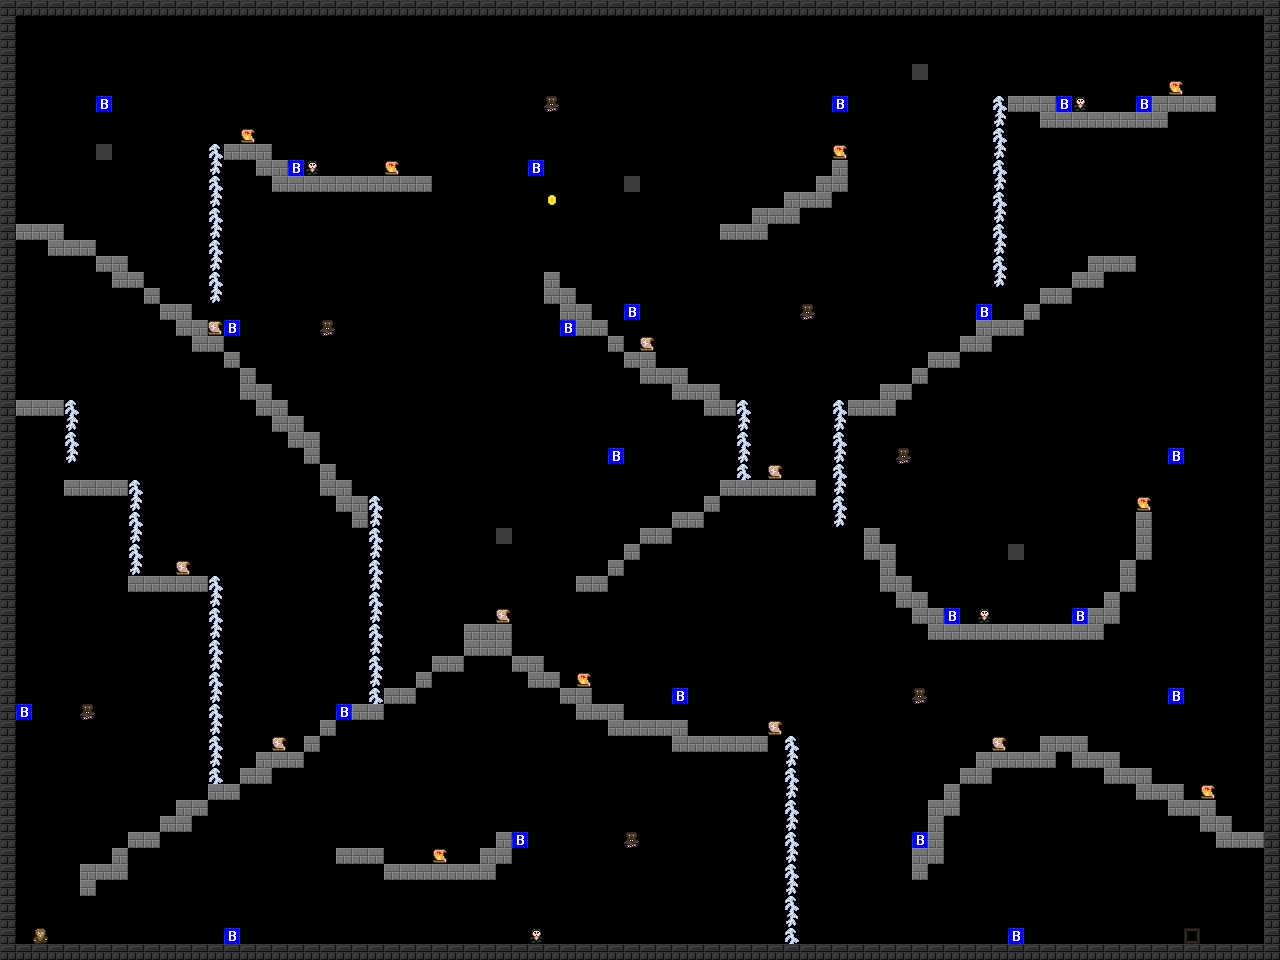

Rendered tile map (Tiled .tmx) drawn with the repository's tilesets; below, a short description and the map source with its tile grids summarised:
An orthogonal 80x60 tile map with 16x16 px tiles, 7 tile layers (platforms, rewards, insanity, enemies, ...).

<map version="1.0" orientation="orthogonal" renderorder="right-down" width="80" height="60" tilewidth="16" tileheight="16">
 <tileset firstgid="1" name="tiles_nightmare" tilewidth="16" tileheight="16">
  <image source="tiles_nightmare.png" width="128" height="128" />
 </tileset>
 <layer name="platforms" width="80" height="60">
  <data>[4800 cells, 550 non-empty, 4 distinct tile ids]</data>
 </layer>
 <layer name="rewards" width="80" height="60">
  <data>[4800 cells, 8 non-empty, 1 distinct tile ids]</data>
 </layer>
 <layer name="insanity" width="80" height="60">
  <data>[4800 cells, 8 non-empty, 1 distinct tile ids]</data>
 </layer>
 <layer name="enemies" width="80" height="60">
  <data>[4800 cells, 33 non-empty, 3 distinct tile ids]</data>
 </layer>
 <layer name="stalks" width="80" height="60">
  <data>[4800 cells, 84 non-empty, 2 distinct tile ids]</data>
 </layer>
 <layer name="obstacles" width="80" height="60">
  <data>[4800 cells, 5 non-empty, 1 distinct tile ids]</data>
 </layer>
 <layer name="weapons" width="80" height="60">
  <data>[4800 cells, 1 non-empty, 1 distinct tile ids]</data>
 </layer>
</map>